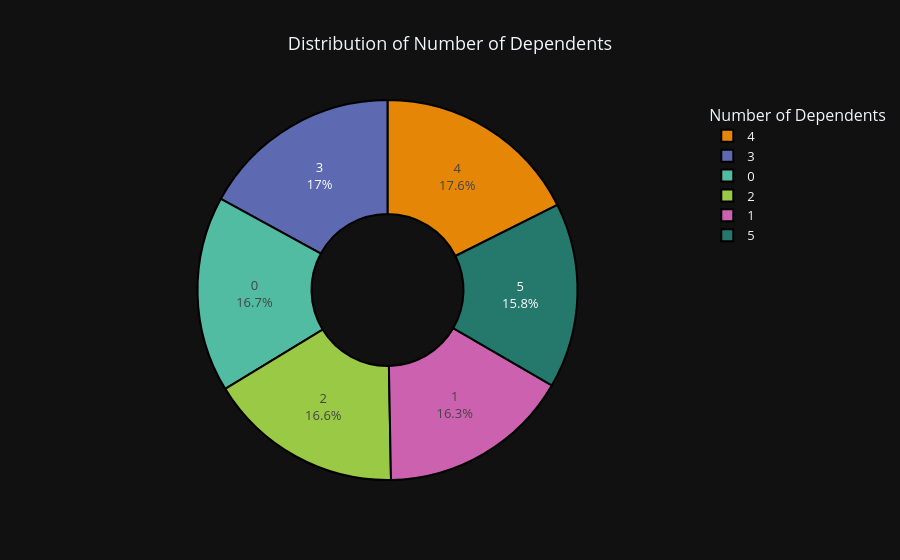

The notebook cell saved with this chart:
### Code cell
dependents_counts = df[' no_of_dependents'].value_counts().reset_index()
dependents_counts.columns = ['no_of_dependents', 'count']

dependents_counts = dependents_counts.sort_values(by='no_of_dependents')

fig = px.pie(
    dependents_counts, 
    values='count', 
    names='no_of_dependents', 
    title='Distribution of Number of Dependents',
    color_discrete_sequence=px.colors.qualitative.Vivid, 
    template='plotly_dark',                             
    hole=0.4                                           
)

fig.update_traces(
    textposition='inside', 
    textinfo='percent+label',
    marker=dict(line=dict(color='#000000', width=2))
)

fig.update_layout(
    title_x=0.5,
    legend_title_text='Number of Dependents',
    font=dict(size=13)
)

fig.show()

### Figure 1 — Plotly figure (JSON) as saved in the notebook; plotly's stock layout.template omitted (floating-point values rounded to 4 significant figures)
{"data": [{"domain": {"x": [0, 1], "y": [0, 1]}, "hole": 0.4, "hovertemplate": "no_of_dependents=%{label}<br>count=%{value}<extra></extra>", "labels": [0, 1, 2, 3, 4, 5], "legendgroup": "", "marker": {"line": {"color": "#000000", "width": 2}}, "name": "", "showlegend": true, "textinfo": "percent+label", "textposition": "inside", "type": "pie", "values": [712, 697, 708, 727, 752, 673]}], "layout": {"font": {"size": 13}, "legend": {"title": {"text": "Number of Dependents"}, "tracegroupgap": 0}, "piecolorway": ["rgb(229, 134, 6)", "rgb(93, 105, 177)", "rgb(82, 188, 163)", "rgb(153, 201, 69)", "rgb(204, 97, 176)", "rgb(36, 121, 108)", "rgb(218, 165, 27)", "rgb(47, 138, 196)", "rgb(118, 78, 159)", "rgb(237, 100, 90)", "rgb(165, 170, 153)"], "title": {"text": "Distribution of Number of Dependents", "x": 0.5}}}
